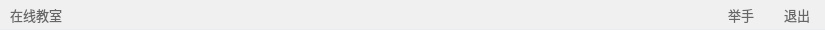
<?xml version="1.0" encoding="UTF-8"?>
<ui version="4.0">
 <class>TeacherOnlineClassroomFunctionButtonWidget</class>
 <widget class="QWidget" name="TeacherOnlineClassroomFunctionButtonWidget">
  <property name="geometry">
   <rect>
    <x>0</x>
    <y>0</y>
    <width>825</width>
    <height>30</height>
   </rect>
  </property>
  <property name="windowTitle">
   <string>Form</string>
  </property>
  <layout class="QGridLayout" name="gridLayout">
   <property name="leftMargin">
    <number>0</number>
   </property>
   <property name="topMargin">
    <number>0</number>
   </property>
   <property name="rightMargin">
    <number>0</number>
   </property>
   <property name="bottomMargin">
    <number>0</number>
   </property>
   <property name="spacing">
    <number>0</number>
   </property>
   <item row="0" column="0">
    <widget class="QFrame" name="function_btn_frame">
     <property name="minimumSize">
      <size>
       <width>825</width>
       <height>30</height>
      </size>
     </property>
     <property name="styleSheet">
      <string notr="true">QFrame {
	background: #f0f0f0;
	border: none;
	border-bottom: 1px solid #E8ECEC;
}</string>
     </property>
     <property name="frameShape">
      <enum>QFrame::StyledPanel</enum>
     </property>
     <property name="frameShadow">
      <enum>QFrame::Raised</enum>
     </property>
     <layout class="QHBoxLayout" name="horizontalLayout_4">
      <property name="spacing">
       <number>20</number>
      </property>
      <property name="leftMargin">
       <number>10</number>
      </property>
      <property name="topMargin">
       <number>0</number>
      </property>
      <property name="rightMargin">
       <number>10</number>
      </property>
      <property name="bottomMargin">
       <number>0</number>
      </property>
      <item>
       <widget class="QLabel" name="label_35">
        <property name="font">
         <font>
          <family>微软雅黑</family>
          <pointsize>10</pointsize>
         </font>
        </property>
        <property name="styleSheet">
         <string notr="true">QFrame {
	color: #666666;
	background: none;
	border: none;
}</string>
        </property>
        <property name="text">
         <string>在线教室</string>
        </property>
       </widget>
      </item>
      <item>
       <spacer name="horizontalSpacer_11">
        <property name="orientation">
         <enum>Qt::Horizontal</enum>
        </property>
        <property name="sizeHint" stdset="0">
         <size>
          <width>40</width>
          <height>20</height>
         </size>
        </property>
       </spacer>
      </item>
      <item>
       <widget class="QPushButton" name="raise_hand_btn">
        <property name="sizePolicy">
         <sizepolicy hsizetype="Minimum" vsizetype="Fixed">
          <horstretch>0</horstretch>
          <verstretch>0</verstretch>
         </sizepolicy>
        </property>
        <property name="minimumSize">
         <size>
          <width>0</width>
          <height>25</height>
         </size>
        </property>
        <property name="maximumSize">
         <size>
          <width>16777215</width>
          <height>25</height>
         </size>
        </property>
        <property name="font">
         <font>
          <family>微软雅黑</family>
          <pointsize>10</pointsize>
         </font>
        </property>
        <property name="cursor">
         <cursorShape>PointingHandCursor</cursorShape>
        </property>
        <property name="styleSheet">
         <string notr="true">QPushButton {
	color: #666666;
	background: none;
	border: none;
	border-radius: 5px;
	padding-left: 5px;
	padding-right: 5px;
}

QPushButton:hover {
	background-color: #dedede;
}</string>
        </property>
        <property name="text">
         <string>举手</string>
        </property>
        <property name="icon">
         <iconset resource="../../Status.qrc">
          <normaloff>:/button/Resources/material/button/raise_hand.png</normaloff>:/button/Resources/material/button/raise_hand.png</iconset>
        </property>
        <property name="iconSize">
         <size>
          <width>15</width>
          <height>15</height>
         </size>
        </property>
       </widget>
      </item>
      <item>
       <widget class="QPushButton" name="quit_lesson_btn">
        <property name="sizePolicy">
         <sizepolicy hsizetype="Minimum" vsizetype="Fixed">
          <horstretch>0</horstretch>
          <verstretch>0</verstretch>
         </sizepolicy>
        </property>
        <property name="minimumSize">
         <size>
          <width>0</width>
          <height>25</height>
         </size>
        </property>
        <property name="maximumSize">
         <size>
          <width>16777215</width>
          <height>25</height>
         </size>
        </property>
        <property name="font">
         <font>
          <family>微软雅黑</family>
          <pointsize>10</pointsize>
         </font>
        </property>
        <property name="cursor">
         <cursorShape>PointingHandCursor</cursorShape>
        </property>
        <property name="styleSheet">
         <string notr="true">QPushButton {
	color: #666666;
	background: none;
	border: none;
	border-radius: 5px;
	padding-left: 5px;
	padding-right: 5px;
}

QPushButton:hover {
	background-color: #dedede;
}</string>
        </property>
        <property name="text">
         <string>退出</string>
        </property>
        <property name="icon">
         <iconset resource="../../Status.qrc">
          <normaloff>:/button/Resources/material/button/exit.png</normaloff>:/button/Resources/material/button/exit.png</iconset>
        </property>
        <property name="iconSize">
         <size>
          <width>15</width>
          <height>15</height>
         </size>
        </property>
       </widget>
      </item>
     </layout>
    </widget>
   </item>
  </layout>
 </widget>
 <resources>
  <include location="../../Status.qrc"/>
 </resources>
 <connections/>
</ui>
